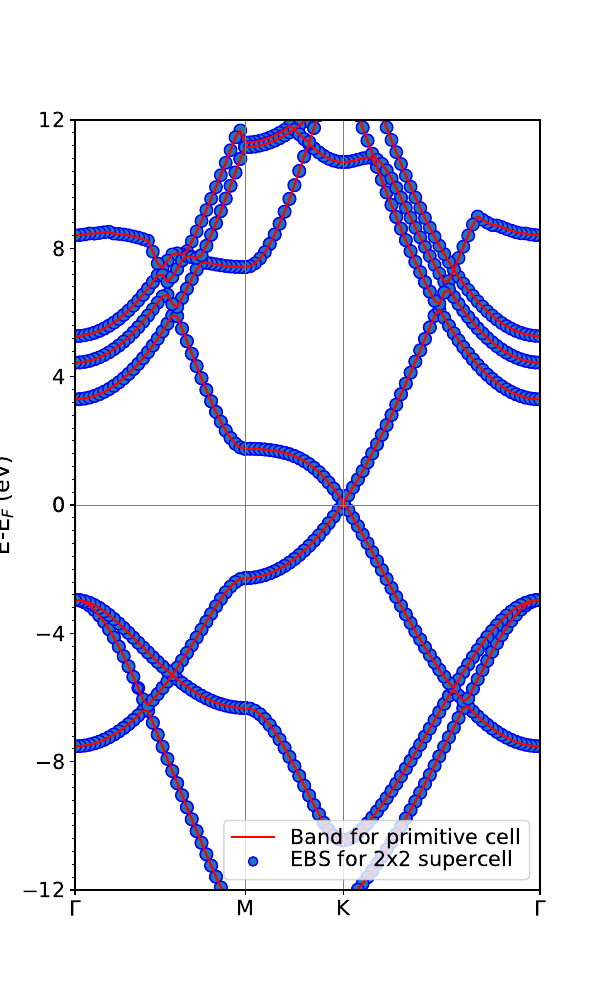

This figure's Python source:
#!/usr/bin/python
# -*- coding:utf-8 -*-
import numpy as np
import matplotlib as mpl
mpl.use('Agg') #silent mode
mpl.rcParams['font.size'] = 16.
#mpl.rc('font',family='Times New Roman')
from matplotlib import pyplot as plt
import matplotlib.ticker as ticker


group_labels=[]
x=[]

with open("./EBS_2x2/KLABELS",'r') as reader:
    lines=reader.readlines()[1:]
for i in lines:
    s=i.encode('utf-8')#.decode('latin-1')
    if len(s.split())==2 and not s.decode('utf-8','ignore').startswith("*"):
        group_labels.append(s.decode('utf-8','ignore').split()[0])
        x.append(float(s.split()[1]))

for index in range(len(group_labels)):
	if group_labels[index]=="GAMMA":
		group_labels[index]=u"Γ"


lwd=0.1
op=0.4
fig= plt.figure(figsize=(6.0,10))
data=np.loadtxt("./EBS_2x2/EBS.dat")
kpt=data[:,0]                   # kpath 
eng=data[:,1]                   # energy level
wgt=data[:,2]*80                # weight, 50 is enlargement factor
ax = fig.add_subplot(111)
ax.yaxis.set_minor_locator(ticker.MultipleLocator(0.40))
ax.set_ylim(-12,12)
ytick=np.arange(-12, 12.1, 4)
a=int(len(ytick)/2)
plt.yticks(np.insert(ytick,a,0))
ax.set_xticks(x)
plt.yticks(fontsize=15,fontname='arial')
ax.set_xticklabels(group_labels, rotation=0,fontsize=15,fontname='arial')
#fig = plt.gcf()
#fig.set_size_inches(8,6)
#plt.show()
lwd=0.2
op=1
data=np.loadtxt("./PRIMCELL/BAND.dat")
kpt=data[:,0]                   # kpath
eng=data[:,1]                   # energy level
ax.scatter(kpt,eng,wgt,edgecolor = 'blue',alpha=op)
ax.plot(kpt,eng,color='red',lw=1.5)
ax.legend(('Band for primitive cell','EBS for 2x2 supercell'),loc='best',shadow=False,labelspacing=0.1,fontsize=15)
ax.axhline(y=0, xmin=0, xmax=1,linestyle= '-',linewidth=0.5,color='0.5')
for i in x[1:-1]:
	ax.axvline(x=i, ymin=0, ymax=1,linestyle= '-',linewidth=0.5,color='0.5')
ax.set_xlim((x[0], x[-1]))
plt.ylabel(r"E-E$_{F}$ (eV)")
plt.savefig('ebs.pdf',dpi=100)
